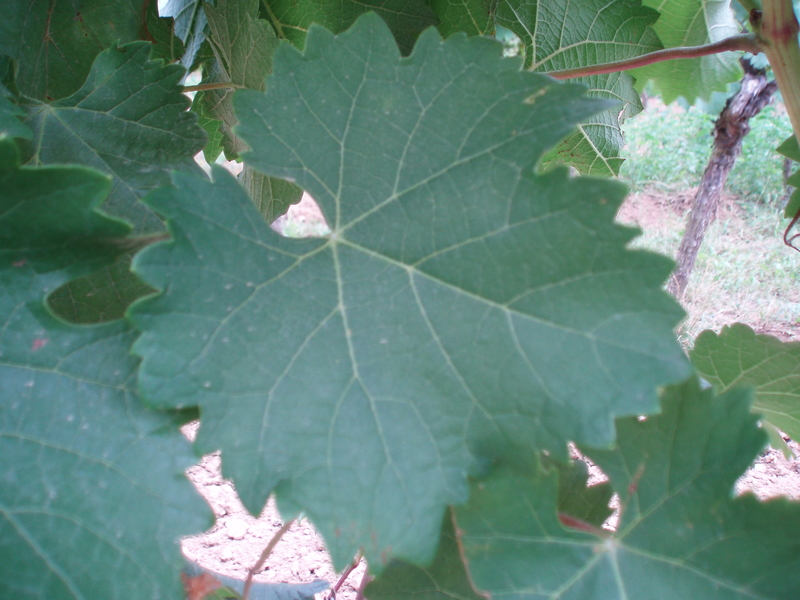
#> input picture feuille_saine_2.jpg, 800 x 600 px, given in place of leaf.jpg, which was not available
$ python detect_mildiou.py
#> lines starting #> are read from the running program, lines starting #| are printed output that depends on the picture; after the words box and inside, x2 and y2 are one past the last pixel; in counts of white or black regions, pixels touching at a corner belong together; pictures that were not available may be replaced by others from this repository, and a replacement may not be noted
import cv2
import numpy as np
import matplotlib
import matplotlib.pyplot as plt

matplotlib.use('TkAgg')

print("=== Début du script ===")  # ← 1. Premier print

def detect_mildiou(image_path):
#> called with image_path = 'leaf.jpg'
    print(f"Chargement de l'image : {image_path}")  # ← 2. Debug du chemin
    # Charge l'image
    img = cv2.imread(image_path)
#> img is the input picture: shape (600, 800, 3); mean B, G, R 120.9, 133, 98
    if img is None: # ← Vérifie si l'image est chargée
        print("Erreur : Image non trouvée")
        return

    print(f"Image chargée (taille : {img.shape})")  # ← 3. Confirmation
#| Image chargée (taille : (600, 800, 3))

    img_rgb = cv2.cvtColor(img, cv2.COLOR_BGR2RGB)

    # Convertit en niveaux de gris
    gray = cv2.cvtColor(img, cv2.COLOR_BGR2GRAY)
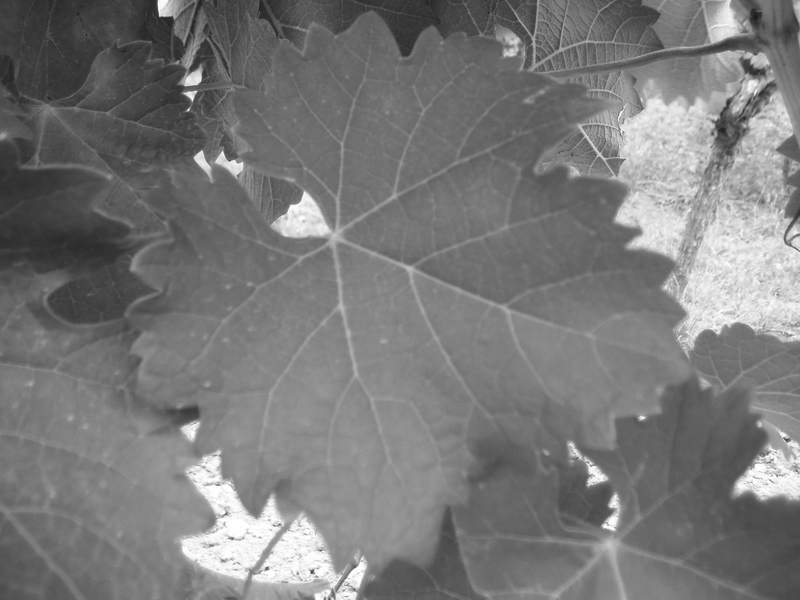
#> gray: shape (600, 800); min 24, max 255, mean 121.1

    # Ajoute un flou gaussien avant le seuil
    gray = cv2.GaussianBlur(gray, (5,5),0)

    # applique un seuil pour détecter les taches sombres
    # _, threshold = cv2.threshold(gray, 100, 255, cv2.THRESH_BINARY_INV)

    # utiliser la méthode d’Otsu pour un seuil automatique :
    _, threshold = cv2.threshold(gray, 0, 255, cv2.THRESH_BINARY_INV + cv2.THRESH_OTSU)
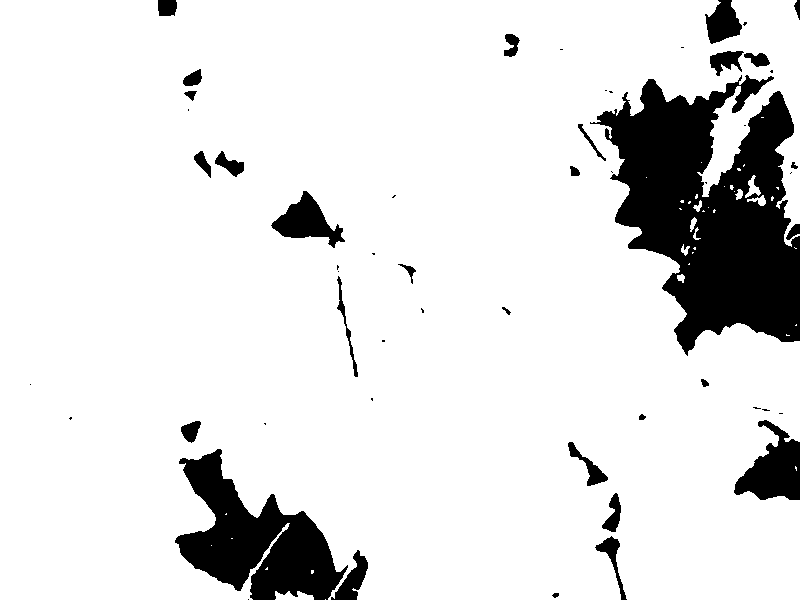
#> threshold: shape (600, 800); 88% white; 54 black regions (25 under 20 px)

    # Trouve les contours des taches
    contours, _ = cv2.findContours(threshold, cv2.RETR_TREE, cv2.CHAIN_APPROX_SIMPLE)
#> contours = 86 contours, 56 with area under 20; largest, box (x1, y1, x2, y2) and area: (0, 0, 800, 600) 424677, (270, 190, 346, 249) 1963, (567, 441, 609, 487) 542, (709, 50, 745, 77) 539, (601, 492, 622, 533) 424

    # Filtrage des petits contours
    min_area = 100
    filtered_contours = [c for c in contours if cv2.contourArea(c) > min_area]
#> filtered_contours = 16 contours; largest, box (x1, y1, x2, y2) and area: (0, 0, 800, 600) 424677, (270, 190, 346, 249) 1963, (567, 441, 609, 487) 542, (709, 50, 745, 77) 539, (601, 492, 622, 533) 424

    # Dessine les contours sur l'image originale
    result = img_rgb.copy()
    cv2.drawContours(result, filtered_contours, -1, (0, 255, 0), 2)
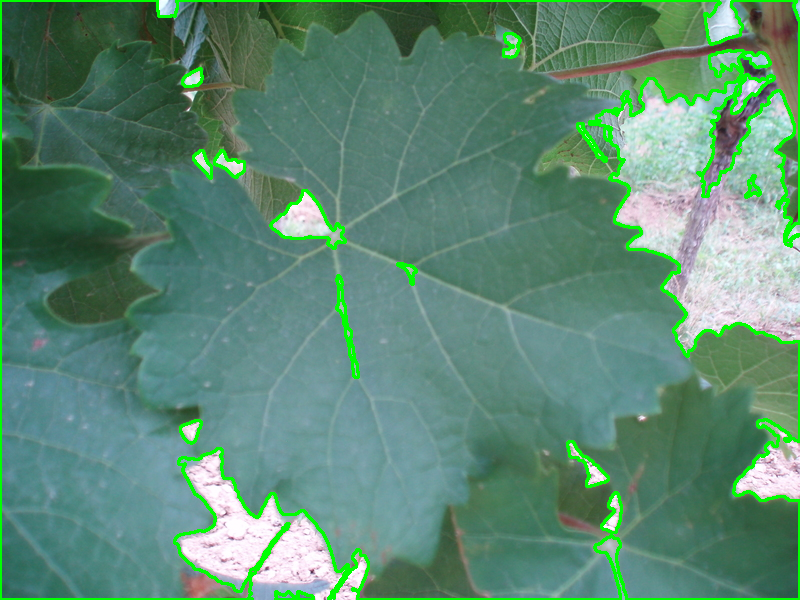
#> result: shape (600, 800, 3); mean R, G, B 92.7, 137.7, 115.1

    print("Traitement terminé, affichage...")  # ← 4. Avant l'affichage


    # Affiche les résultats
    plt.figure(figsize=(10, 5))
    plt.subplot(1, 2, 1)
    plt.title("Image originale")
    plt.imshow(img_rgb)
    plt.subplot(1, 2, 2)
    plt.title("Détection de mildiou (taches)")
    plt.imshow(result)
    plt.show()
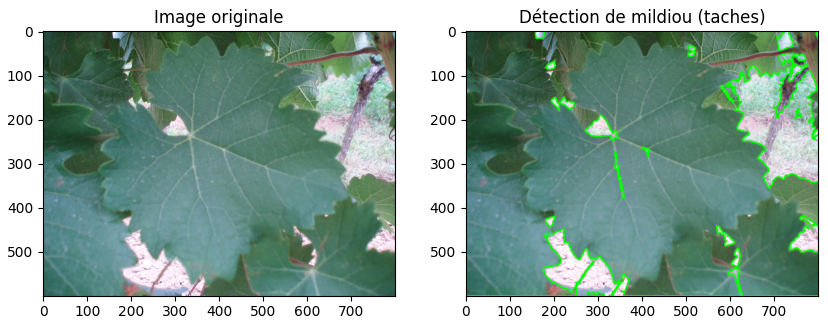
#> figure drawn by matplotlib, 2 panels
    print("Fenêtre Matplotlib ouverte. Appuie sur Entrée pour fermer.")
    input()  # Attend une confirmation

if __name__ == "__main__":
    # Remplace par le chemin de ton image (ex. : "data/leaf.jpg")
    detect_mildiou("leaf.jpg")
    print("=== Fin du script ===")  # ← 5. Dernier print

$ run again, on leaf4.jpg
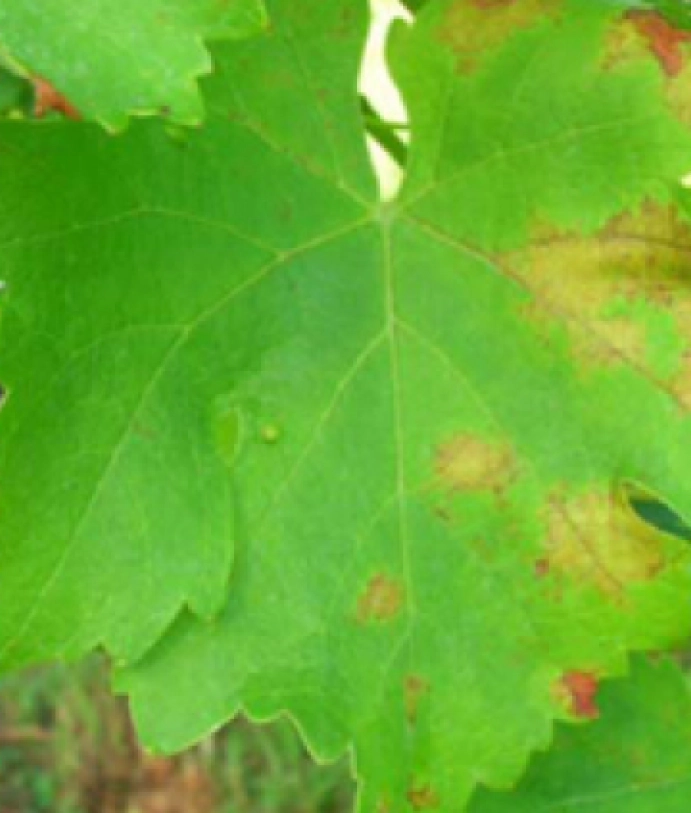
#> input picture leaf4.jpg, 691 x 813 px, given in place of leaf.jpg, which was not available
#> in detect_mildiou, img is the input picture: shape (813, 691, 3); mean B, G, R 45.5, 175.7, 104.1
#| Image chargée (taille : (813, 691, 3))
#> in detect_mildiou, `_, threshold = cv2.threshold(gray, 0, 255, cv2.THRESH_BINARY_INV + cv2..`:
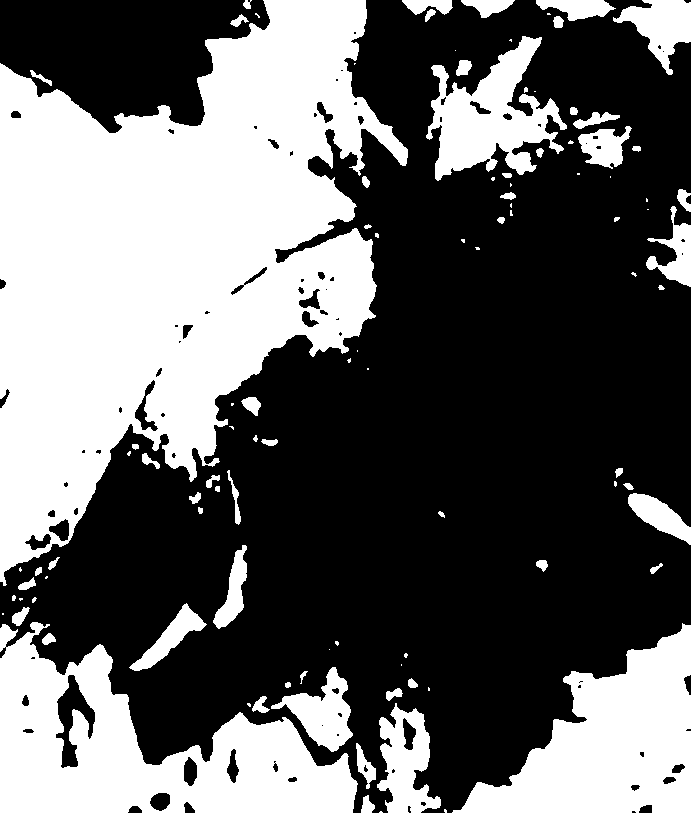
#> threshold: shape (813, 691); 39.6% white; 101 white regions (40 under 20 px)
#> contours = 178 contours, 82 with area under 20; largest, box (x1, y1, x2, y2) and area: (0, 0, 408, 586) 132635, (0, 622, 358, 813) 35330, (452, 623, 691, 813) 23390, (426, 36, 567, 181) 9370, (377, 703, 441, 813) 3996
#> filtered_contours = 39 contours; largest, box (x1, y1, x2, y2) and area: (0, 0, 408, 586) 132635, (0, 622, 358, 813) 35330, (452, 623, 691, 813) 23390, (426, 36, 567, 181) 9370, (377, 703, 441, 813) 3996
#> result: shape (813, 691, 3); mean R, G, B 98.1, 181, 43.2
#> in detect_mildiou, `plt.show()`:
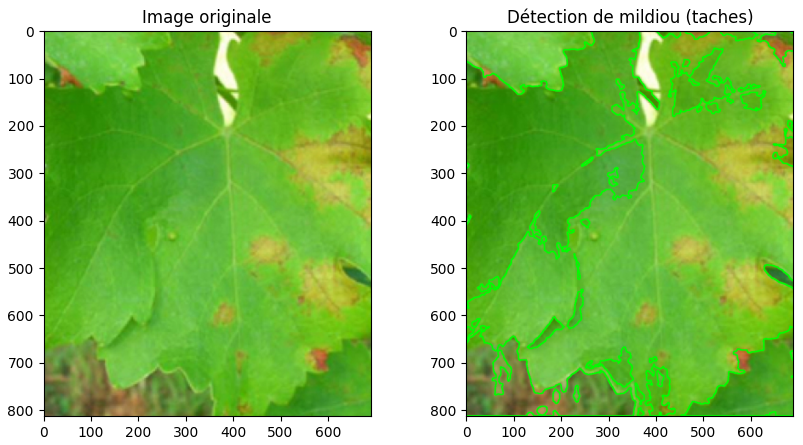
#> figure drawn by matplotlib, 2 panels
